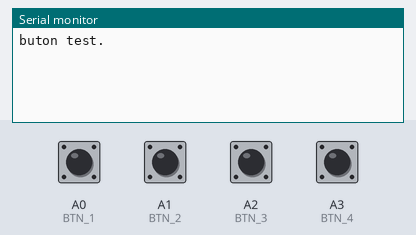
A sketch run on a simulated Arduino Uno, built with avr-gcc and run on an emulated ATmega328P. Shown: the last lines printed to the serial monitor. The inputs (shaded band) are chosen by the test bench; at power-on: A0 (BTN_1), A1 (BTN_2), A2 (BTN_3), A3 (BTN_4) LOW.

Above: at 1.2 s.
1.3 s: A0 (BTN_1) pulled HIGH for 0.15 s
At 2.1 s:
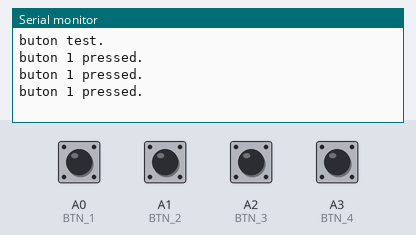
2.9 s: A1 (BTN_2) pulled HIGH for 0.15 s
At 4.2 s:
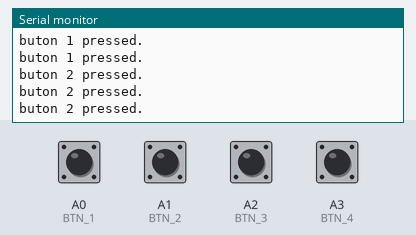
4.5 s: A2 (BTN_3) pulled HIGH for 0.15 s
At 5.7 s:
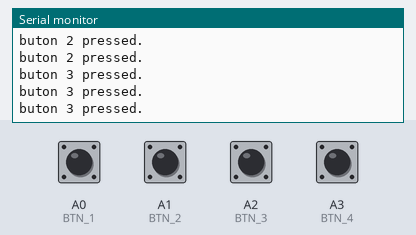
6.1 s: A3 (BTN_4) pulled HIGH for 0.15 s
At 6.9 s:
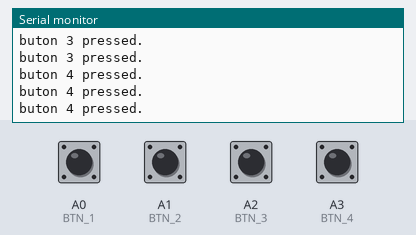
Timing chart, 0 to 8.7 s (numbered marks = the images above; inputs shaded):
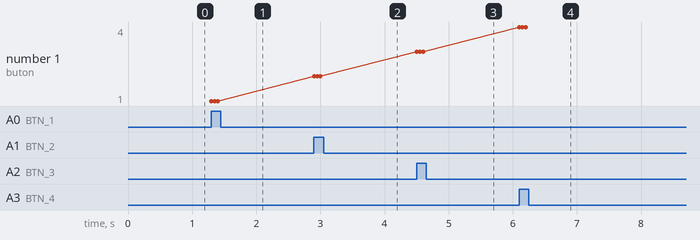

Measured:
- after the input at 1.3 s, the serial monitor: prints a new line at once (image 1)
- after the input at 2.9 s, the serial monitor: prints a new line at once (image 2)
- after the input at 4.5 s, the serial monitor: prints a new line at once (image 3)
- after the input at 6.1 s, the serial monitor: prints a new line at once (image 4)
- plotted number 1: 1 → 2 after the input at 2.9 s, 2 → 3 after the input at 4.5 s, 3 → 4 after the input at 6.1 s

The sketch:

buttonTest.ino
```cpp
int BTN_1 = A0;
int BTN_2 = A1;
int BTN_3 = A2;
int BTN_4 = A3;

void setup() {
  Serial.begin(9600);
  pinMode(BTN_1, INPUT);
  pinMode(BTN_2, INPUT);
  pinMode(BTN_3, INPUT);
  pinMode(BTN_4, INPUT);
  Serial.println("buton test.");
}

void loop() {
  if (digitalRead(BTN_1)) {
    Serial.println("buton 1 pressed.");
    delay(50);
  }

  if (digitalRead(BTN_2)) {
    Serial.println("buton 2 pressed.");
    delay(50);
  }

  if (digitalRead(BTN_3)) {
    Serial.println("buton 3 pressed.");
    delay(50);
  }

  if (digitalRead(BTN_4)) {
    Serial.println("buton 4 pressed.");
    delay(50);
  }
}
```
